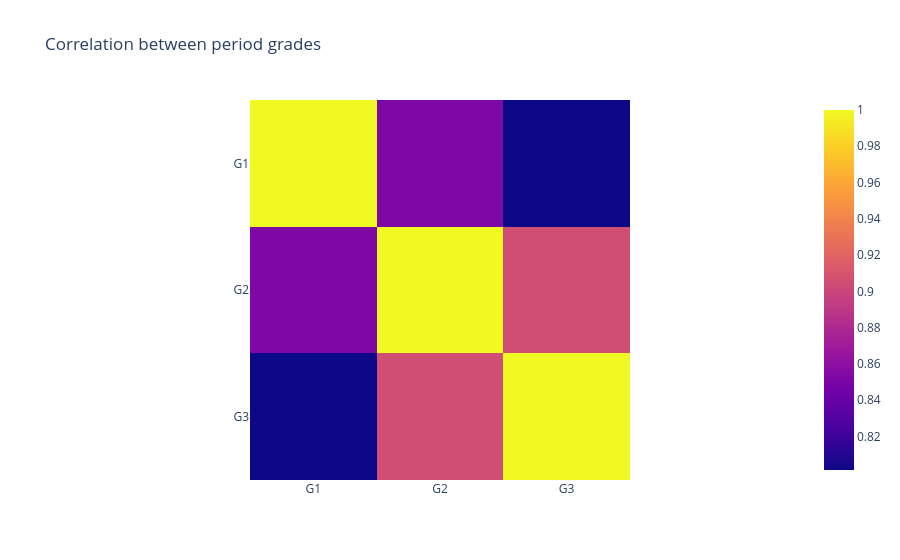

The notebook cell saved with this chart:
### Markdown cell above
## Relationship between G1, G2, G3

### Code cell
grade_corr=df[["G1", "G2", "G3"]].corr()
fig=px.imshow(
    grade_corr,
    title="Correlation between period grades"
)
fig.show()

### Figure 1 — Plotly figure (JSON) as saved in the notebook; plotly's stock layout.template omitted (floating-point values rounded to 4 significant figures)
{"data": [{"coloraxis": "coloraxis", "hovertemplate": "x: %{x}<br>y: %{y}<br>color: %{z}<extra></extra>", "name": "0", "type": "heatmap", "x": ["G1", "G2", "G3"], "xaxis": "x", "y": ["G1", "G2", "G3"], "yaxis": "y", "z": [[1.0, 0.8521, 0.8015], [0.8521, 1.0, 0.9049], [0.8015, 0.9049, 1.0]]}], "layout": {"coloraxis": {"colorscale": [[0, "#0d0887"], [0.1111, "#46039f"], [0.2222, "#7201a8"], [0.3333, "#9c179e"], [0.4444, "#bd3786"], [0.5556, "#d8576b"], [0.6667, "#ed7953"], [0.7778, "#fb9f3a"], [0.8889, "#fdca26"], [1, "#f0f921"]]}, "title": {"text": "Correlation between period grades"}, "xaxis": {"anchor": "y", "constrain": "domain", "domain": [0, 1], "scaleanchor": "y"}, "yaxis": {"anchor": "x", "autorange": "reversed", "constrain": "domain", "domain": [0, 1]}}}
